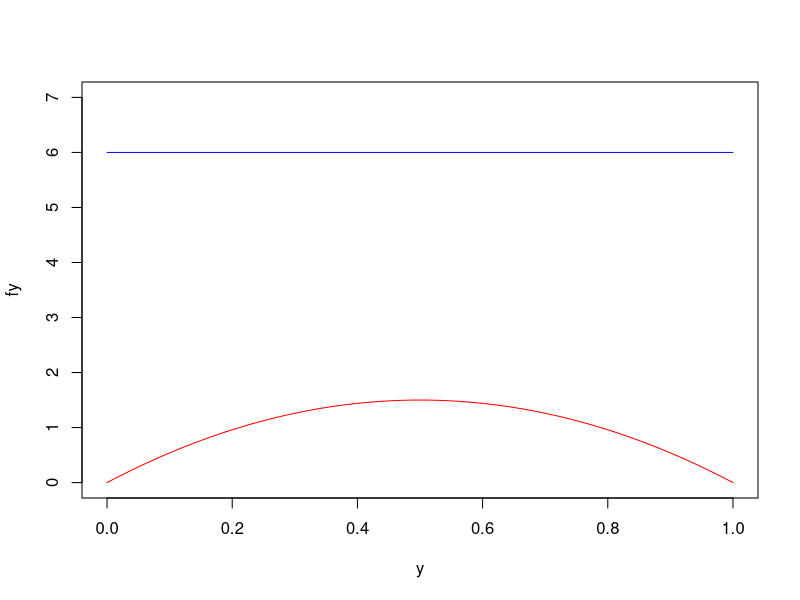
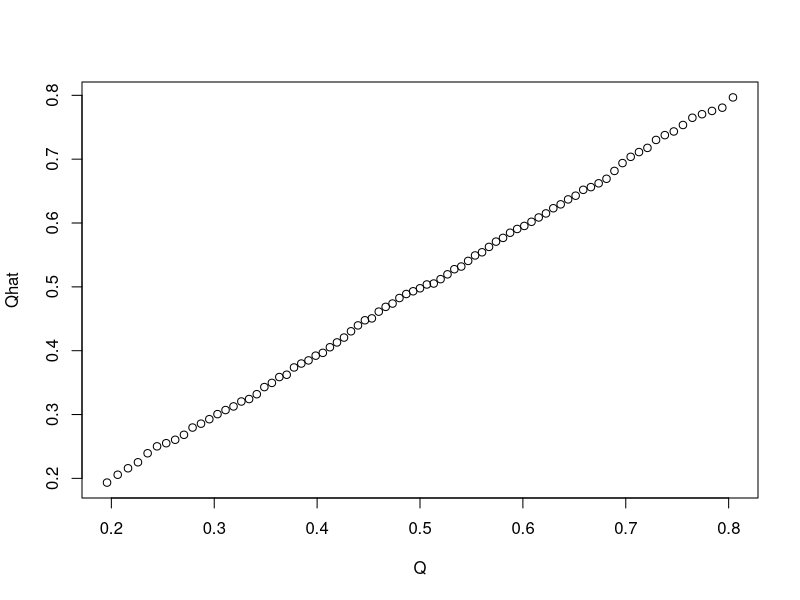

These figures' R source, in order:
###########################################
# Inverse Transform Method, Discrete Case #
###########################################

# Generate random sample from the Bernoulli distribution with success probability p = 0.4
n <- 10000
u <- runif(n)
x <- rep(0, n)

for (i in 1:n){
  if (u[i] <= 0.6){
    x[i] <- 0
  } else{
    x[i] <- 1
  }
}

table(x) # you can find how many zeros and ones we have

mean(x) # Theoretical mean of Bernoulli distribution is p = 0.4 and our sample mean is very close to 0.4.


# Generate random sample from the binomial distribution with number of trials = 3 and success probabiilty = 0.2.

# dbinom(0, 3, 0.2)
# dbinom(1, 3, 0.2)
# dbinom(2, 3, 0.2)
# dbinom(3, 3, 0.2)

# pbinom(0, 3, 0.2)
# pbinom(1, 3, 0.2)
# pbinom(2, 3, 0.2)
# pbinom(3, 3, 0.2)

F_x <- c(0.512, 0.896, 0.992, 1)
num_success <- c(0, 1, 2, 3)

n <- 10000
u <- runif(n)
x <- rep(0, n)

for (i in 1:n){
  if (u[i] <= F_x[1]){
    x[i] <- 0
  } else if (u[i] > F_x[1] & u[i] <= F_x[2]){
    x[i] <- 1
  } else if (u[i] > F_x[2] & u[i] <= F_x[3]){
    x[i] <- 2
  } else {
    x[i] <- 3
  }
}

table(x) # you can find how many zeros and ones we have

mean(x) # Theoretical mean of the binomial distribution is N*p = 3*0.2 = 0.6 and our sample mean is very close to 0.6.



######################
# Rejection Sampling #
######################

# Generate 1000 beta vairiates from the Beta(2, 2)

# Plot density function curve in R
y <- seq(0, 1, 0.01)
fy <- 6*y*(1-y)
plot(y, fy, type = "l", col = "red", ylim = c(0, 7))
# Plot proposal distribution g(y) which is Uniform(0, 1)
lines(y, rep(6, length(y)), col = "blue") # 6*g(y)

# Rejection sampling method
n <- 1000
k <- 0 # counter for accepted
j <- 0 # counter for iterations
x <- rep(0, n)

while(k < n){
  y <- runif(1) # random variate from proposal distribution g(y) which is Uniform(0, 1)
  u <- runif(1)
  j <- j + 1
  if (u < y*(1-y)){
    # we accept y
    k <- k + 1
    x[k] <- y
  }
}

# Compare empirical and theoretical percentiles
p <- seq(0.1, 0.9, 0.01)
Qhat <- quantile(x, p) # quantiles from sample
Q <- qbeta(p, 2, 2) # theoretical quantiles

round(rbind(Qhat, Q), 3)

# Draw a Q-Q plot
plot(Q, Qhat)

